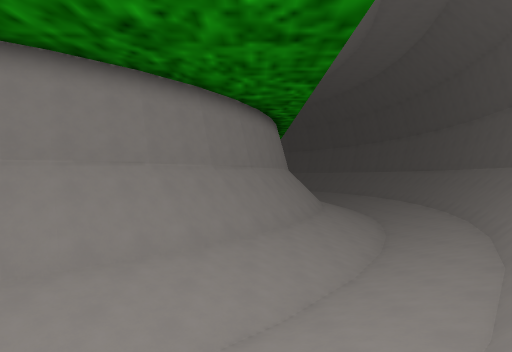
[1] (above)

24 first-person views from a walk through a level from a Godot 3-D game. The camera is 1.5 m above the floor, looks level and sees 80° across. The floor is counted in squares, 2 m on a side. Each view is taken from the middle of a square. On the plan, view 1 faces up. The plan holds only what a view shows up to about 10 squares ahead; the rest is blank. The place goes on beyond the plan.

[2]
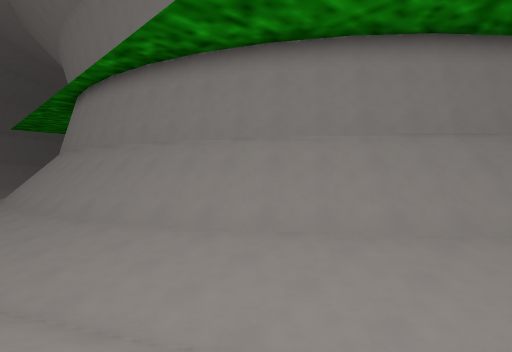

[3]
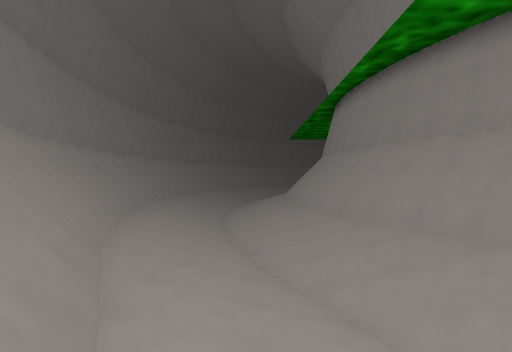

[4]
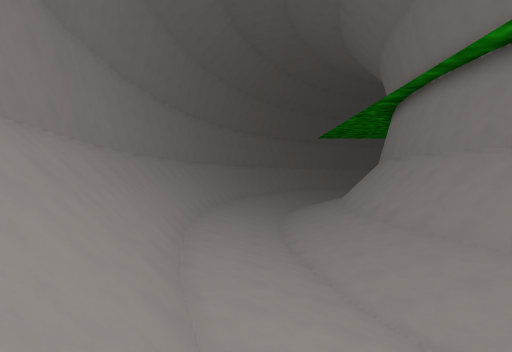

[5]
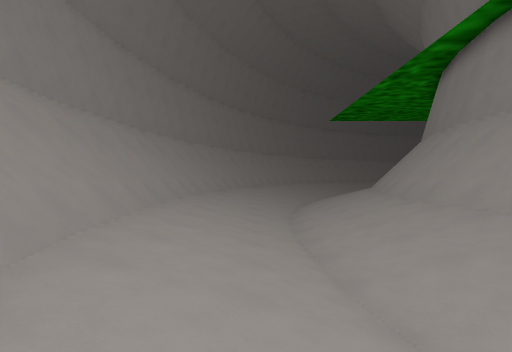

[6]
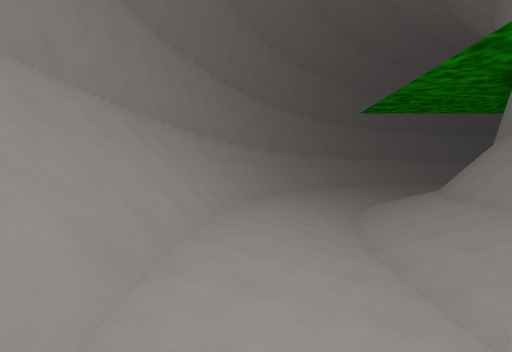

[7]
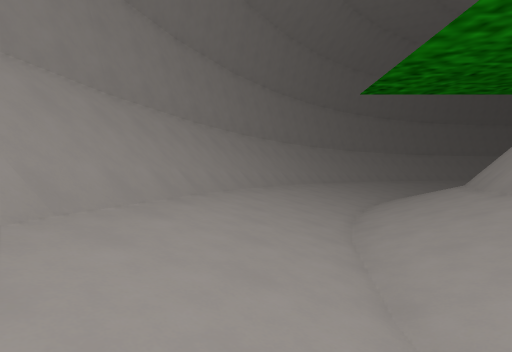

[8]
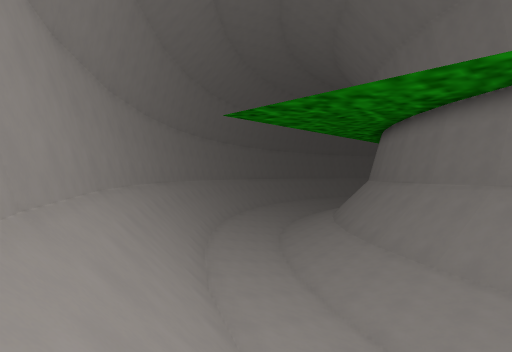

[9]
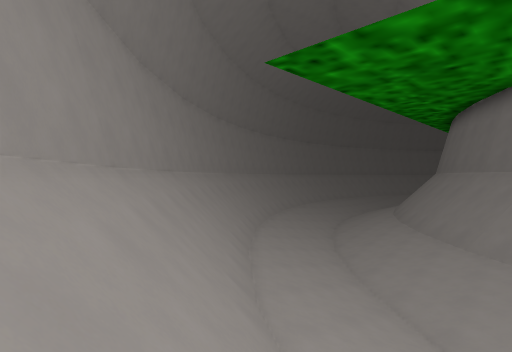

[10]
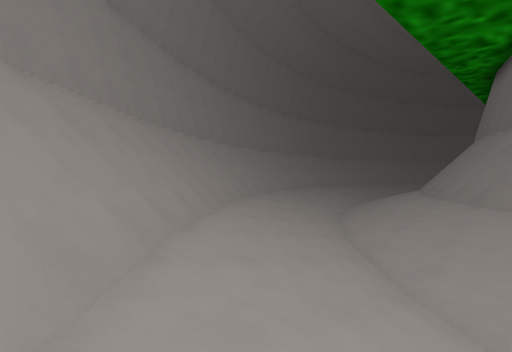

[11]
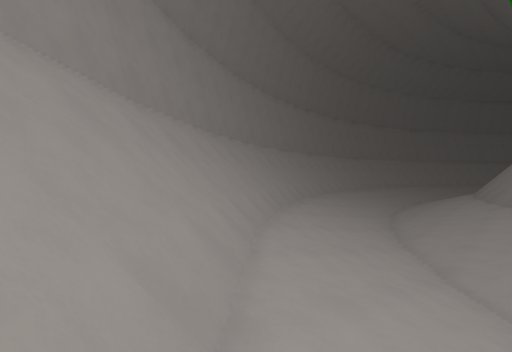

[12]
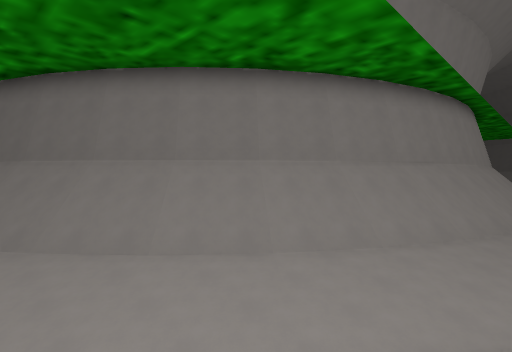

[13]
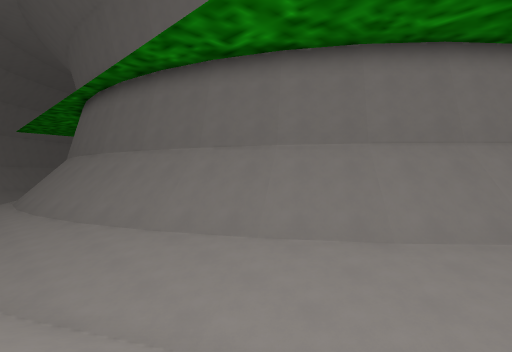

[14]
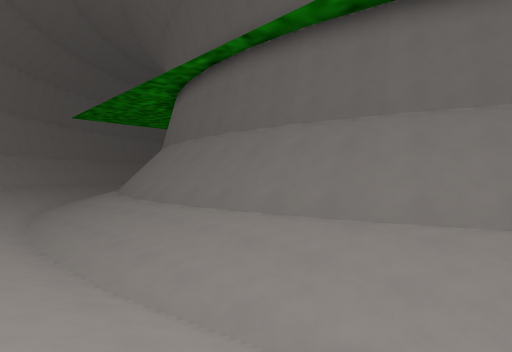

[15]
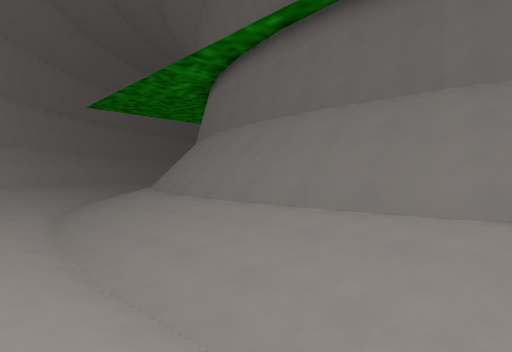

[16]
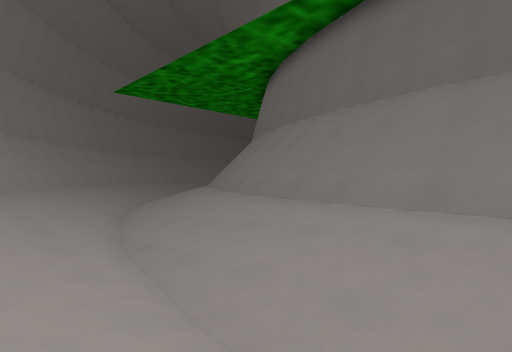

[17]
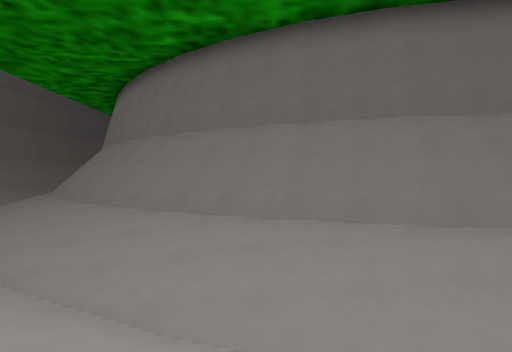

[18]
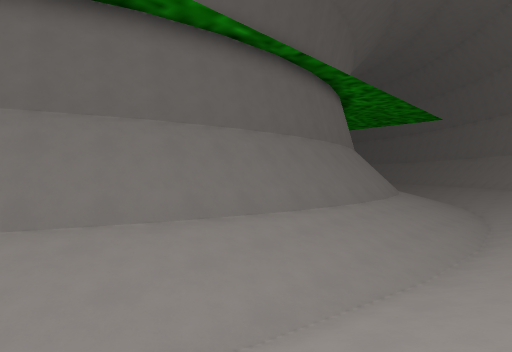

[19]
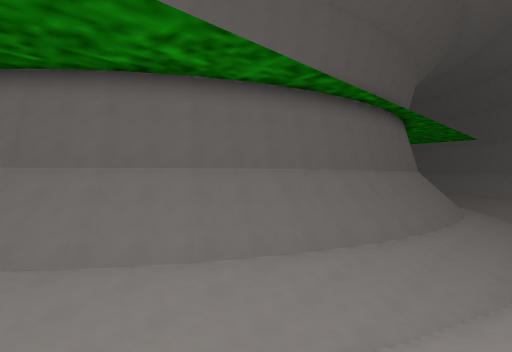

[20]
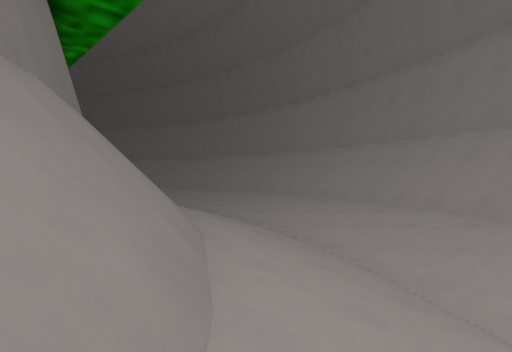

[21]
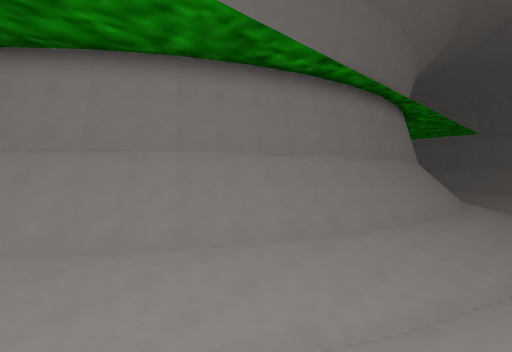

[22]
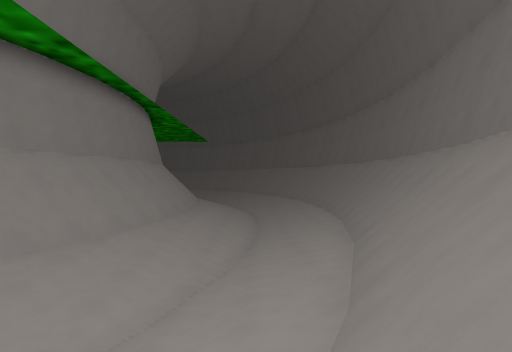

[23]
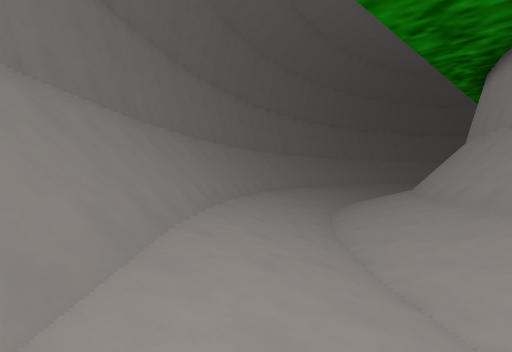

[24]
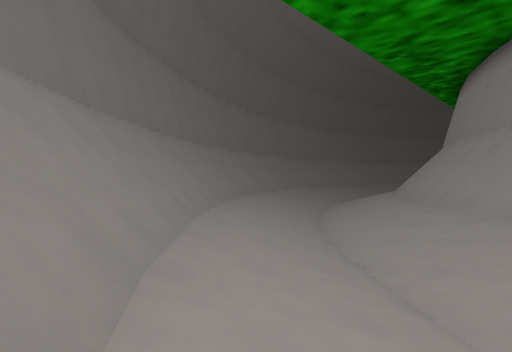

### Floor plan
Key: @ floor where view 1 was taken; # wall or solid block; . main floor; : floor 0.25 m higher than the main floor; - floor 0.25 m lower than the main floor; + floor 0.5 m higher than the main floor; * floor 0.75 m higher than the main floor; % floor 1 m higher than the main floor; / step, stairs or slope.
Columns run from 34 left of view 1 to 10 right of it. Each row starts with its distance up from view 1.
 30  ////-/////
 29 ////./////#
 28 /////////##
 27 ///-////##
 26 ////////#
 25 //.////##
 24 //-////#
 23 +..///##
 22 +..+//#
 21 +..*//#
 20 :-:*//#
 19 :-:*//#                               %:
 18 :-:*//#                              /%:
 17 :-:*//#                             //*:-:*//
 16 :..*//#                            #//*:-:%//
 15 +..+//#                            #//*..:///
 14 +..+//##                           #//+..+//#
 13  /.////#                           //////+//#
 12 //-////##                         #////-////#
 11  ///////#                        ##/////////
 10 ///-////##                      ##////.////
  9 /////////##                    ##/////.////
  8 ////-/////##                  ##/////-////
  7 ///////////##                ##//////////
  6 #///////////##              ##//////.///
  5 #/////.//////###          ###//////-////
  4 ##/////.///////###    #####///////-/////
  3  ##////////////////####//////////./////#
  2   ##//////-////////////////////-//////##
  1    ##//////..////*%%//%%**///.-//////##
  0     ##///////.-/.:::++:::./-./////@/##
 -1      ##/////////.---..---./////////##
 -2       ###///////+:::..:::+///////###
 -3         ###//////%******%////// ##
 -4           ###////////////////
 -5             #####////////###
 -6                   ######

Positions as (right, up) in squares from view 1, and headings:
1: (0, 0), facing up
2: (-1, 0), facing up-left
3: (-1, 0), facing left
4: (-4, -2), facing left
5: (-8, -2), facing left
6: (-11, -3), facing left
7: (-14, -2), facing left
8: (-20, -4), facing up-left
9: (-24, -2), facing up-left
10: (-26, 1), facing up-left
11: (-28, 2), facing up-left
12: (-28, 1), facing up-right
13: (-32, 6), facing up-right
14: (-34, 12), facing up-right
15: (-34, 15), facing up-right
16: (-34, 19), facing up-right
17: (-34, 25), facing right
18: (-34, 25), facing down-right
19: (-33, 30), facing down-right
20: (-26, 30), facing down-left
21: (6, 7), facing up-left
22: (6, 7), facing up
23: (4, 6), facing down-left
24: (5, 7), facing down-left
